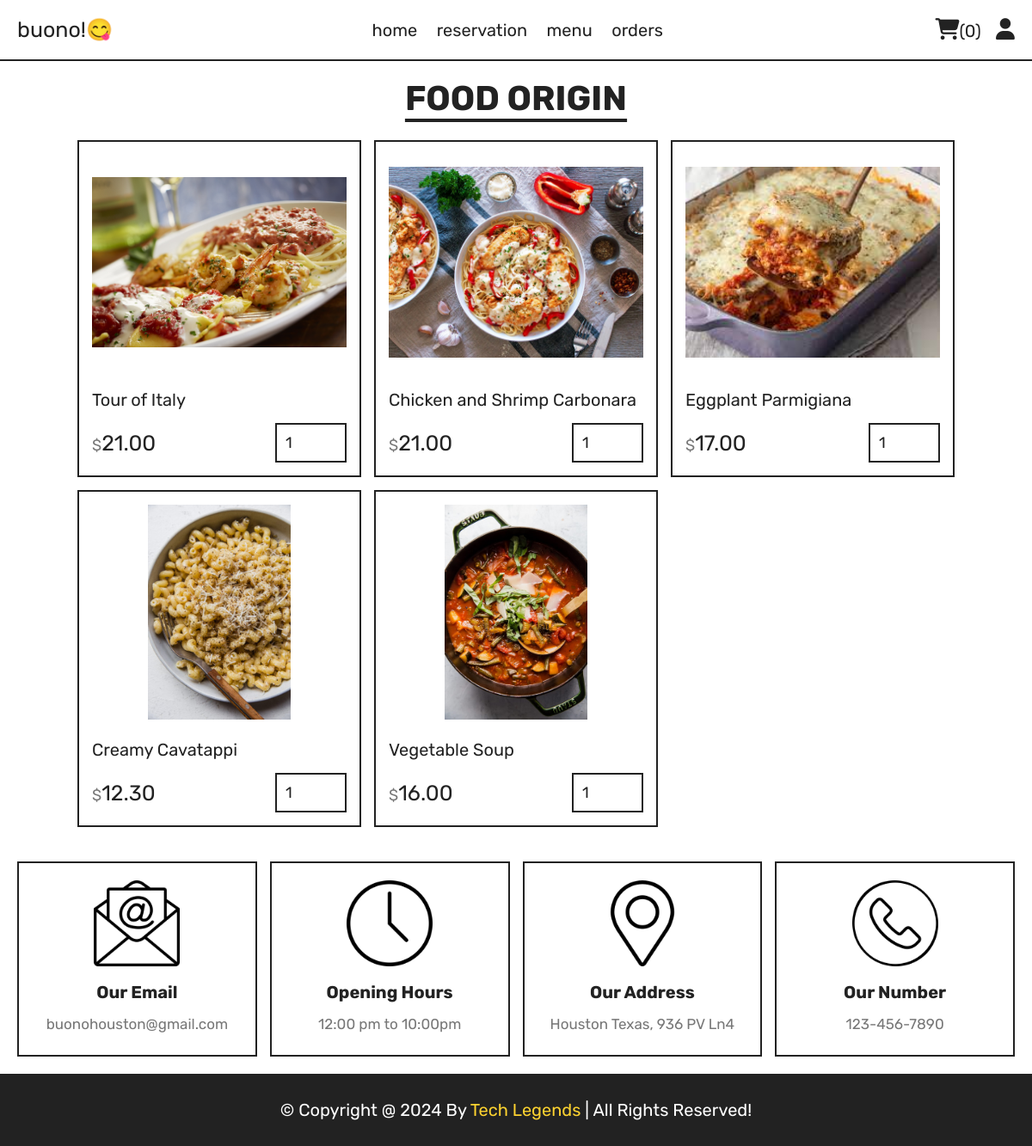
Page /category.php?category=Italy on the committed database.
### tables this page shows
CREATE TABLE `menuitems` (
  `ID` int(11) NOT NULL,
  `DishName` varchar(30) NOT NULL,
  `Origin` varchar(30) NOT NULL,
  `Vegetarian` tinyint(1) NOT NULL,
  `Price` decimal(10,2) NOT NULL,
  `Image` varchar(15) NOT NULL
);

### category.php (the view, shortened to what this page needs)
<?php
include 'components/connect.php';
?>
<!DOCTYPE html>
<html lang="en">
<head>
   <link rel="stylesheet" href="https://cdnjs.cloudflare.com/ajax/libs/font-awesome/6.1.1/css/all.min.css">
   <link rel="stylesheet" href="css/style.css">
</head>
<body>
<?php include 'components/user_header.php'; ?>
<section class="products">
   <h1 class="title">Food Origin</h1>
   <div class="box-container">
      <?php
         $category = $_GET['category'];
         $select_products = $conn->prepare("SELECT * FROM `menuitems` WHERE Origin = ?");
         $select_products->execute([$category]);
         if($select_products->rowCount() > 0){
            while($fetch_products = $select_products->fetch(PDO::FETCH_ASSOC)){
      ?>
      <form action="" method="post" class="box">
         <img src="FoodImages/<?= $fetch_products['Image']; ?>" alt="">
         <div class="name"><?= $fetch_products['DishName']; ?></div>
         <div class="flex">
            <div class="price"><span>$</span><?= $fetch_products['Price']; ?></div>
            <input type="number" name="qty" class="qty" min="1" max="99" value="1" maxlength="2">
         </div>
      </form>
      <?php
            }
         }else{
            echo '<p class="empty">no products added yet!</p>';
         }
      ?>
   </div>
</section>
<?php include 'components/footer.php'; ?>
</body>
</html>

### css/style.css (style rules this page uses)
:root { --yellow:#fed330; --red:#e74c3c; --white:#fff; --black:#222; --light-color:#777; --border:.2rem solid var(--black); }
* { font-family: 'Rubik', sans-serif; margin:0; padding:0; box-sizing: border-box; outline: none; border: none; text-decoration: none; }
html { font-size: 62.5%; overflow-x: hidden; scroll-behavior: smooth; stop-opacity: 7rem; }
section { margin:0 auto; max-width: 1200px; padding:2rem; }
.title { text-align: center; margin-bottom: 2.5rem; font-size: 4rem; color:var(--black); text-transform: uppercase; text-decoration: underline; text-underline-offset: 1rem; }
.products .box-container { display: grid; grid-template-columns: repeat(auto-fit, 33rem); justify-content: center; align-items: flex-start; gap:1.5rem; }
.products .box-container .box { border:var(--border); padding:1.5rem; position: relative; overflow: hidden; }
.products .box-container .box img { height: 25rem; width: 100%; object-fit: contain; margin-bottom: 1rem; }
.products .box-container .box .name { font-size: 2rem; color:var(--black); margin:1rem 0; }
.products .box-container .box .flex { display: flex; align-items: center; gap:1rem; margin-top: 1.5rem; }
.products .box-container .box .flex .price { margin-right: auto; font-size: 2.5rem; color:var(--black); }
.products .box-container .box .flex .price span { color:var(--light-color); font-size: 1.8rem; }
.products .box-container .box .flex .qty { padding:1rem; border:var(--border); font-size: 1.8rem; color:var(--black); }

### rows in the picture
menuitems: Image (picture), DishName "Tour of Italy", Price "21.00"
menuitems: Image (picture), DishName "Chicken and Shrimp Carbonara", Price "21.00"
menuitems: Image (picture), DishName "Eggplant Parmigiana", Price "17.00"
menuitems: Image (picture), DishName "Creamy Cavatappi", Price "12.30"
menuitems: Image (picture), DishName "Vegetable Soup", Price "16.00"

### other values in the picture
$total_cart_items "0"
